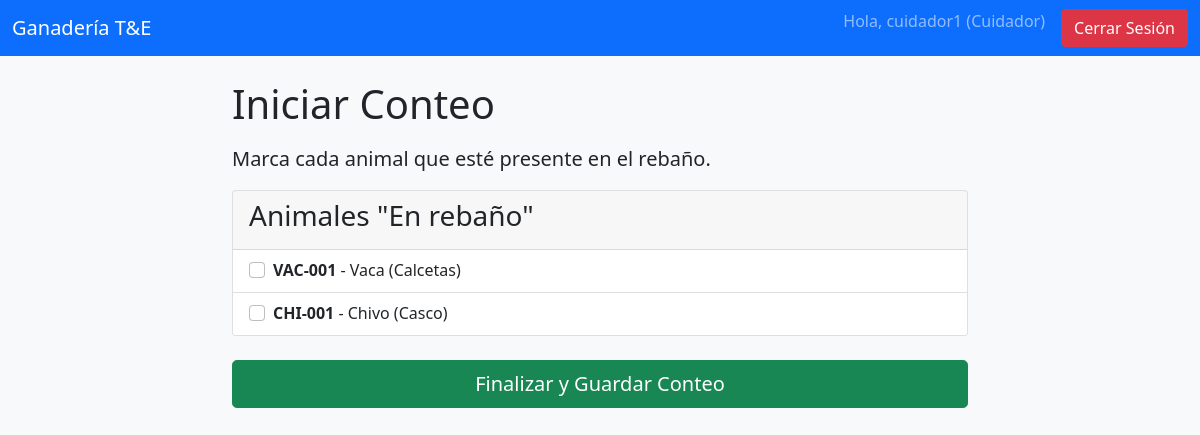
The app's page /iniciar_conteo (signed in) with its own data.
### app.py (models this page shows)
class Animal(db.Model):
    id = db.Column(db.Integer, primary_key=True)
    codigo_unico = db.Column(db.String(20), unique=True, nullable=False)
    tipo = db.Column(db.String(50), nullable=False)
    nombre = db.Column(db.String(100), nullable=True)
    estado = db.Column(db.String(50), nullable=False)
    tratamientos = db.relationship('Tratamiento', backref='animal', lazy=True, cascade="all, delete-orphan")

### app.py (the view)
@app.route('/iniciar_conteo')
def iniciar_conteo():
    if 'user_id' not in session or session['user_rol'] != 'Cuidador':
        flash('Acceso no autorizado.', 'danger')
        return redirect(url_for('login'))
    animales_a_contar = Animal.query.filter_by(estado='En rebaño').all()
    return render_template('iniciar_conteo.html', animales=animales_a_contar)

### Templates/iniciar_conteo.html (shortened to what this page needs)
{% extends "base.html" %}
{% block content %}
<div class="row justify-content-center">
    <div class="col-md-10 col-lg-8">
        <h1 class="mb-3">Iniciar Conteo</h1>
        <p class="lead">Marca cada animal que esté presente en el rebaño.</p>
        <form action="{{ url_for('guardar_conteo') }}" method="post">
            <div class="card">
                <div class="card-header">
                    <h3>Animales "En rebaño"</h3>
                </div>
                <ul class="list-group list-group-flush">
                    {% for animal in animales %}
                        <li class="list-group-item">
                            <div class="form-check">
                                <input class="form-check-input" type="checkbox" name="animales_presentes" value="{{ animal.id }}" id="animal_{{ animal.id }}">
                                <label class="form-check-label" for="animal_{{ animal.id }}">
                                    <strong>{{ animal.codigo_unico }}</strong> - {{ animal.tipo }} ({{ animal.nombre or 'Sin nombre' }})
                                </label>
                            </div>
                        </li>
                    {% else %}
                        <li class="list-group-item">No hay animales "En rebaño" para contar en este momento.</li>
                    {% endfor %}
                </ul>
            </div>
            {% if animales %}
            <div class="d-grid mt-4">
                <button type="submit" class="btn btn-success btn-lg">Finalizar y Guardar Conteo</button>
            </div>
            {% endif %}
        </form>
    </div>
</div>
{% endblock %}

### Templates/base.html (style rules this page uses)
body { background-color: #f8f9fa; }

### records on screen
Animal: codigo_unico "VAC-001", tipo "Vaca", nombre "Calcetas"
Animal: codigo_unico "CHI-001", tipo "Chivo", nombre "Casco"

### other values on screen
{{ session.username }} "cuidador1"
{{ session.user_rol }} "Cuidador"
